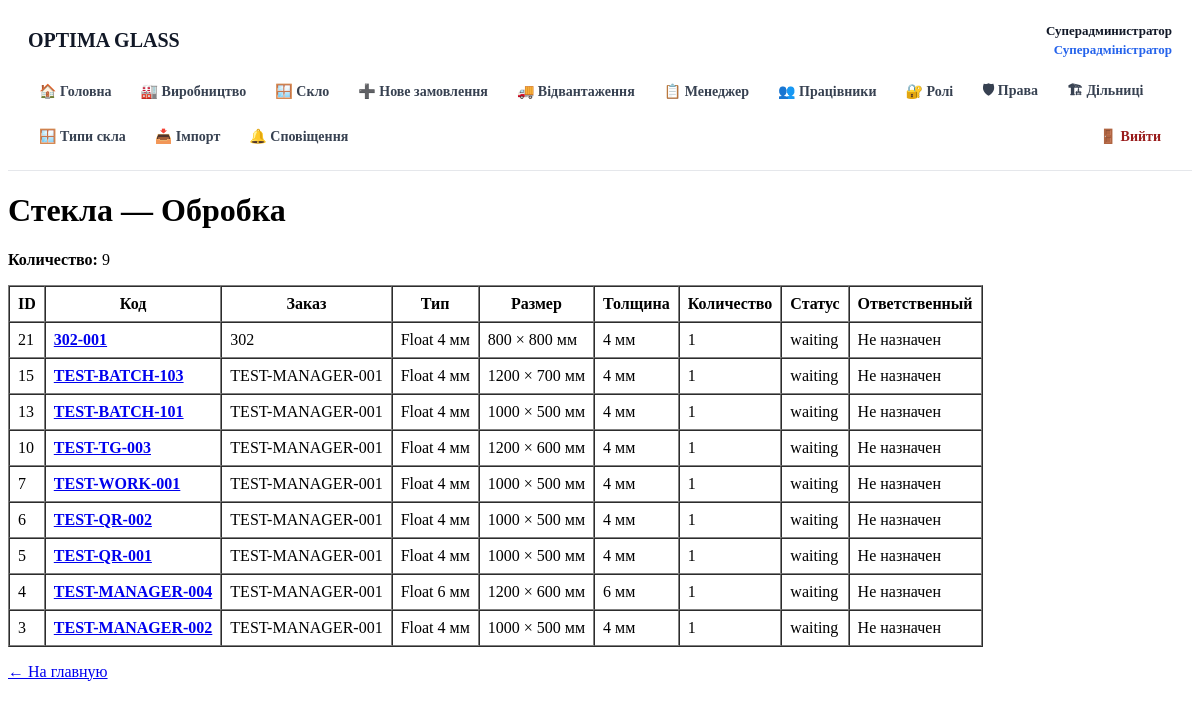
The app's page /stage.php?stage=Обробка (signed in) with its own data.
### tables this page shows
CREATE TABLE users (
        id INTEGER PRIMARY KEY AUTOINCREMENT,
        name TEXT NOT NULL,
        email TEXT NOT NULL UNIQUE,
        password TEXT NOT NULL,
        role TEXT NOT NULL DEFAULT 'employee',
        active INTEGER NOT NULL DEFAULT 1,
        created_at TEXT NOT NULL DEFAULT CURRENT_TIMESTAMP
    , stage_id INTEGER REFERENCES production_stages(id));

CREATE TABLE glasses (
        id INTEGER PRIMARY KEY AUTOINCREMENT,
        code TEXT NOT NULL UNIQUE,
        order_number TEXT,
        glass_type TEXT,
        width INTEGER,
        height INTEGER,
        quantity INTEGER NOT NULL DEFAULT 1,
        status TEXT NOT NULL DEFAULT 'created',
        current_location TEXT,
        employee_id INTEGER,
        comment TEXT,
        created_at TEXT NOT NULL DEFAULT CURRENT_TIMESTAMP,
        updated_at TEXT NOT NULL DEFAULT CURRENT_TIMESTAMP, order_id INTEGER, order_item_id INTEGER, thickness REAL, route_id INTEGER, current_step_id INTEGER,
        FOREIGN KEY (employee_id) REFERENCES users(id)
    );

### src/auth.php (called while the page is built, shortened)
<?php
require_once __DIR__ . '/db.php';
function current_user(): ?array
{
    global $db;
    $stmt = $db->prepare("
        SELECT
            u.id,
            u.name,
            u.email,
            u.role,
            u.active,
            u.stage_id,
            ps.name AS stage_name
        FROM users u
        LEFT JOIN production_stages ps
            ON ps.id = u.stage_id
        WHERE u.id = :id
          AND u.active = 1
        LIMIT 1
    ");
    $stmt->execute([
        ':id' => (int) $_SESSION['user_id'],
    ]);
    $user = $stmt->fetch(PDO::FETCH_ASSOC);
    return $user;
}
function require_user(): array
{
    $user = current_user();
    return $user;
}

### public/stage.php (the view, shortened to what this page needs)
<?php
require __DIR__ . '/../src/auth.php';
$user = require_user();
$stage = trim($_GET['stage'] ?? '');
$stmt = $db->prepare("
    SELECT
        g.id,
        g.code,
        g.order_number,
        g.glass_type,
        g.width,
        g.height,
        g.thickness,
        g.quantity,
        g.status,
        g.employee_id,
        u.name AS employee_name
    FROM glasses g
    LEFT JOIN route_steps rs
        ON rs.id = g.current_step_id
    LEFT JOIN users u
        ON u.id = g.employee_id
    WHERE rs.name = :stage
    ORDER BY g.id DESC
");
$stmt->execute([
    ':stage' => $stage,
]);
$glasses = $stmt->fetchAll();
?>
<!DOCTYPE html>
<html lang="ru">
<head>
</head>
<body>
<?php require __DIR__ . '/../src/partials/header.php'; ?>
<h1>
    Стекла — <?= htmlspecialchars($stage, ENT_QUOTES, 'UTF-8') ?>
</h1>
<p>
    <strong>Количество:</strong>
    <?= count($glasses) ?>
</p>
<?php if ($glasses): ?>
<table border="1" cellpadding="8" cellspacing="0">
    <thead>
        <tr>
            <th>ID</th>
            <th>Код</th>
            <th>Заказ</th>
            <th>Тип</th>
            <th>Размер</th>
            <th>Толщина</th>
            <th>Количество</th>
            <th>Статус</th>
            <th>Ответственный</th>
        </tr>
    </thead>
    <tbody>
    <?php foreach ($glasses as $glass): ?>
        <tr>
            <td>
                <?= (int) $glass['id'] ?>
            </td>
            <td>
                <a href="/glass.php?code=<?= urlencode($glass['code']) ?>">
                    <strong>
                        <?= htmlspecialchars($glass['code'], ENT_QUOTES, 'UTF-8') ?>
                    </strong>
                </a>
            </td>
            <td>
                <?= htmlspecialchars($glass['order_number'] ?? '', ENT_QUOTES, 'UTF-8') ?>
            </td>
            <td>
                <?= htmlspecialchars($glass['glass_type'] ?? '', ENT_QUOTES, 'UTF-8') ?>
            </td>
            <td>
                <?= (int) $glass['width'] ?>
                ×
                <?= (int) $glass['height'] ?>
                мм
            </td>
            <td>
                <?php if ($glass['thickness'] !== null): ?>
                    <?= htmlspecialchars((string) $glass['thickness'], ENT_QUOTES, 'UTF-8') ?> мм
                <?php else: ?>
                    —
                <?php endif; ?>
            </td>
            <td>
                <?= (int) $glass['quantity'] ?>
            </td>
            <td>
                <?= htmlspecialchars($glass['status'], ENT_QUOTES, 'UTF-8') ?>
            </td>
            <td>
                <?= htmlspecialchars($glass['employee_name'] ?? 'Не назначен', ENT_QUOTES, 'UTF-8') ?>
            </td>
        </tr>
    <?php endforeach; ?>
    </tbody>
</table>
<?php else: ?>
<p>
    На этом этапе сейчас нет стекол.
</p>
<?php endif; ?>
<p>
    <a href="/">← На главную</a>
</p>
</body>
</html>

### src/partials/header.php (shortened to what this page needs)
<?php
require_once __DIR__ . '/../auth.php';
require_once __DIR__ . '/../permissions.php';
$headerUser =
    isset($user) && is_array($user)
        ? $user
        : current_user();
$currentPage = basename(
    $_SERVER['PHP_SELF'] ?? ''
);
$headerRole = $headerUser['role'] ?? '';
$headerRoleLabels = [
    'superadmin'      => 'Суперадміністратор',
    'admin'           => 'Адміністратор',
    'manager'         => 'Менеджер',
    'section_manager' => 'Начальник дільниці',
    'employee'        => 'Працівник',
];
if (!function_exists('headerActive')) {
    function headerActive(
        string $page,
        string $currentPage
    ): string {
        return $page === $currentPage
            ? 'nav-active'
            : '';
    }
}
if (!function_exists('headerMenuItem')) {
    function headerMenuItem(
        string $url,
        string $label,
        string $page,
        string $currentPage,
        bool $allowed = true,
        string $extraClass = ''
    ): void {
        $classes = trim(
            headerActive(
                $page,
                $currentPage
            )
            . ' '
            . $extraClass
        );
        ?>
        <a
            href="<?= htmlspecialchars(
                $url,
                ENT_QUOTES,
                'UTF-8'
            ) ?>"
            class="<?= htmlspecialchars(
                $classes,
                ENT_QUOTES,
                'UTF-8'
            ) ?>"
        >
            <?= htmlspecialchars(
                $label,
                ENT_QUOTES,
                'UTF-8'
            ) ?>
        </a>
        <?php
    }
}
?>
<header class="app-header">
    <div class="app-header-inner">
        <div class="app-topbar">
            <a
                href="/"
                class="app-brand"
            >
                OPTIMA GLASS
            </a>
            <?php if ($headerUser): ?>
                <div class="app-user">
                    <strong>
                        <?= htmlspecialchars(
                            $headerUser['name'] ?? '',
                            ENT_QUOTES,
                            'UTF-8'
                        ) ?>
                    </strong>
                    <br>
                    <span class="app-user-role">
                        <?= htmlspecialchars(
                            $headerRoleLabels[$headerRole]
                                ?? $headerRole,
                            ENT_QUOTES,
                            'UTF-8'
                        ) ?>
                    </span>
                </div>
            <?php endif; ?>
        </div>
        <?php if ($headerUser): ?>
            <nav class="app-nav">
                <?php
                if ($headerRole === 'superadmin') {
                    headerMenuItem(
                        '/',
                        '🏠 Головна',
                        'index.php',
                        $currentPage
                    );
                }
                ?>
                <a
                    href="/logout.php"
                    class="logout-link"
                >
                    🚪 Вийти
                </a>
            </nav>
        <?php endif; ?>
    </div>
</header>

### src/partials/header.php (style rules this page uses)
.app-header { background: #ffffff; border-bottom: 1px solid #e5e7eb; }
.app-header-inner { max-width: 1400px; margin: 0 auto; padding: 14px 20px; }
.app-topbar { display: flex; justify-content: space-between; align-items: center; gap: 20px; }
.app-brand { color: #111827; text-decoration: none; font-size: 20px; font-weight: 800; white-space: nowrap; }
.app-user { color: #6b7280; font-size: 13px; text-align: right; line-height: 1.45; }
.app-user strong { color: #111827; }
.app-user-role { color: #2563eb; font-weight: 600; }
.app-nav { display: flex; flex-wrap: wrap; gap: 7px; margin-top: 13px; }
.app-nav a { display: inline-flex; align-items: center; min-height: 38px; padding: 0 11px; border-radius: 7px; color: #374151; text-decoration: none; font-size: 14px; font-weight: 600; transition: background .15s ease, color .15s ease; }
.app-nav .logout-link { color: #991b1b; margin-left: auto; }
.app-nav .shipping-link { font-weight: 700; }

### records on screen
users: name "Суперадминистратор", role "Суперадміністратор"
glasses: id "21", code "302-001", order_number "302", glass_type "Float 4 мм", width "800", height "800", thickness "4", quantity "1", status "waiting", employee_name "Не назначен"
glasses: id "15", code "TEST-BATCH-103", order_number "TEST-MANAGER-001", glass_type "Float 4 мм", width "1200", height "700", thickness "4", quantity "1", status "waiting", employee_name "Не назначен"
glasses: id "13", code "TEST-BATCH-101", order_number "TEST-MANAGER-001", glass_type "Float 4 мм", width "1000", height "500", thickness "4", quantity "1", status "waiting", employee_name "Не назначен"
glasses: id "10", code "TEST-TG-003", order_number "TEST-MANAGER-001", glass_type "Float 4 мм", width "1200", height "600", thickness "4", quantity "1", status "waiting", employee_name "Не назначен"
glasses: id "7", code "TEST-WORK-001", order_number "TEST-MANAGER-001", glass_type "Float 4 мм", width "1000", height "500", thickness "4", quantity "1", status "waiting", employee_name "Не назначен"
glasses: id "6", code "TEST-QR-002", order_number "TEST-MANAGER-001", glass_type "Float 4 мм", width "1000", height "500", thickness "4", quantity "1", status "waiting", employee_name "Не назначен"
glasses: id "5", code "TEST-QR-001", order_number "TEST-MANAGER-001", glass_type "Float 4 мм", width "1000", height "500", thickness "4", quantity "1", status "waiting", employee_name "Не назначен"
glasses: id "4", code "TEST-MANAGER-004", order_number "TEST-MANAGER-001", glass_type "Float 6 мм", width "1200", height "600", thickness "6", quantity "1", status "waiting", employee_name "Не назначен"
glasses: id "3", code "TEST-MANAGER-002", order_number "TEST-MANAGER-001", glass_type "Float 4 мм", width "1000", height "500", thickness "4", quantity "1", status "waiting", employee_name "Не назначен"

### other values on screen
$label "🏠 Головна 🏭 Виробництво 🪟 Скло ➕ Нове замовлення 🚚 Відвантаження 📋 Менеджер 👥 Працівники 🔐 Ролі 🛡 Права 🏗 Дільниці 🪟 Типи скла 📥 Імпорт 🔔 Сповіщення"
$stage "Обробка"
count($glasses) "9"
